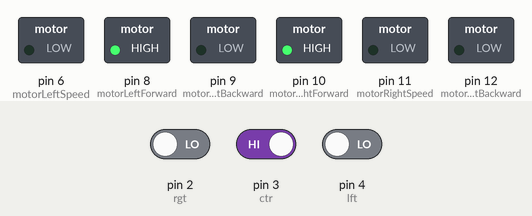
The sketch below on a simulated Arduino Uno, built with avr-gcc and run on an emulated ATmega328P. On the bench: switched loads named in the sketch (green lamp = pin HIGH). The test bench sets the inputs (shaded band); at power-on: pin 2 (rgt) LOW, pin 4 (lft) LOW, pin 3 (ctr) HIGH.

Above: at 1.2 s.
1.3 s: pin 2 (rgt) driven HIGH
At 1.8 s:
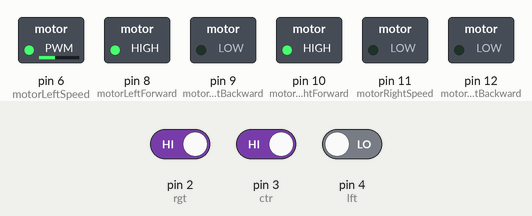
2.8 s: pin 2 (rgt) driven LOW and pin 4 (lft) driven HIGH
At 4.0 s:
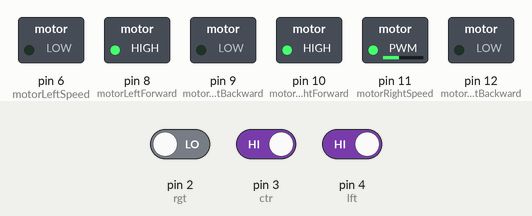
4.3 s: pin 2 (rgt) driven HIGH and pin 3 (ctr) driven LOW
At 5.2 s:
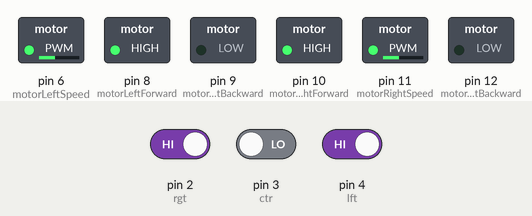
5.8 s: pin 4 (lft) driven LOW
At 6.4 s:
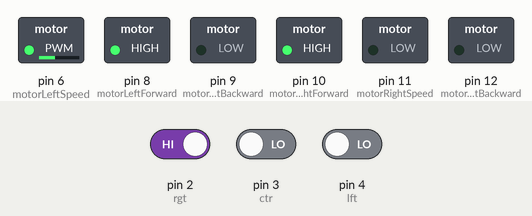
7.3 s: pin 4 (lft) driven HIGH
At 8.5 s:
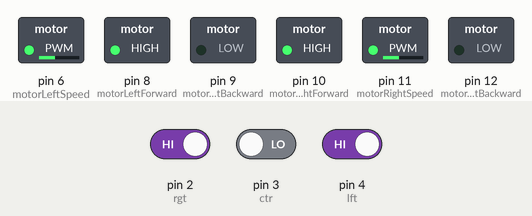
8.8 s: pin 2 (rgt) driven LOW
At 9.9 s:
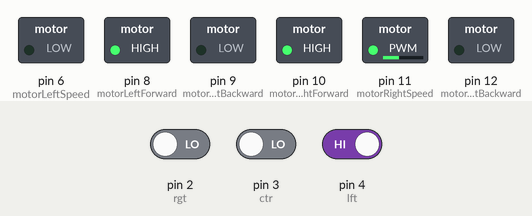
Timing chart, 0 to 11.3 s (numbered marks = the images above; inputs shaded):
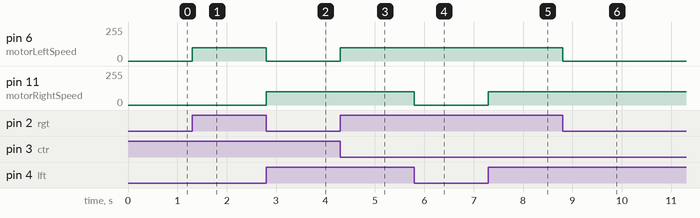

Measured:
- after the input at 1.3 s, pin 6 (motorLeftSpeed): 0/255 → 100/255 at once
- after the input at 2.8 s, pin 6 (motorLeftSpeed): 100/255 → 0/255 at once; pin 11 (motorRightSpeed): 0/255 → 100/255 at once
- after the input at 4.3 s, pin 6 (motorLeftSpeed): 0/255 → 100/255 at once
- after the input at 5.8 s, pin 11 (motorRightSpeed): 100/255 → 0/255 at once
- after the input at 7.3 s, pin 11 (motorRightSpeed): 0/255 → 100/255 at once
- after the input at 8.8 s, pin 6 (motorLeftSpeed): 100/255 → 0/255 at once

The sketch:

car-line-follow.ino
```cpp
// Set motor control pins
int motorLeftSpeed = 6;
int motorLeftBackward = 9;
int motorLeftForward = 8;

int motorRightSpeed = 11;
int motorRightBackward = 12;
int motorRightForward = 10;

int lft = 4;
int ctr = 3;
int rgt = 2;

void setup() {

    // Set all line follow pins as input
    pinMode(lft, INPUT);
    pinMode(ctr, INPUT);
    pinMode(rgt, INPUT);

    // Set all motor pins as outputs
    pinMode(motorLeftSpeed, OUTPUT);
    pinMode(motorRightSpeed, OUTPUT);
    pinMode(motorLeftForward, OUTPUT);
    pinMode(motorLeftBackward, OUTPUT);
    pinMode(motorRightForward, OUTPUT);
    pinMode(motorRightBackward, OUTPUT);

    digitalWrite(motorLeftForward, HIGH);
    digitalWrite(motorLeftBackward, LOW);
    digitalWrite(motorRightForward, HIGH);
    digitalWrite(motorRightBackward, LOW);
}

void turnLeft(int speed) {

    // Set left motor speed to maximum (0 - 100)
    analogWrite(motorLeftSpeed, 0);

    // Set right motor speed to maximum (0 - 100)
    analogWrite(motorRightSpeed, speed);
}

void turnRight(int speed) {

    // Set left motor speed to maximum (0 - 100)
    analogWrite(motorLeftSpeed, speed);

    // Set right motor speed to maximum (0 - 100)
    analogWrite(motorRightSpeed, 0);
}

void moveForward(int speed) {

    // Set left motor speed to maximum (0 - 100)
    analogWrite(motorLeftSpeed, speed);

    // Set right motor speed to maximum (0 - 100)
    analogWrite(motorRightSpeed, speed);
}

void loop() {
    int left = digitalRead(lft);
    int centre = digitalRead(ctr);
    int right = digitalRead(rgt);

    // 101
    if (left == 1 && centre == 0 && right == 1) {
        moveForward(100);
    }

    // 011 || 001
    if ((left == 0 && centre == 1 && right == 1) || (left == 0 && centre == 0 && right == 1)) {
        turnRight(100);
    }

    // 110 || 100
    if ((left == 1 && centre == 1 && right == 0) || (left == 1 && centre == 0 && right == 0)) {
        turnLeft(100);
    }

    // 000
    if (left == 0 && centre == 0 && right == 0) {
        moveForward(0);
    }
}
```
